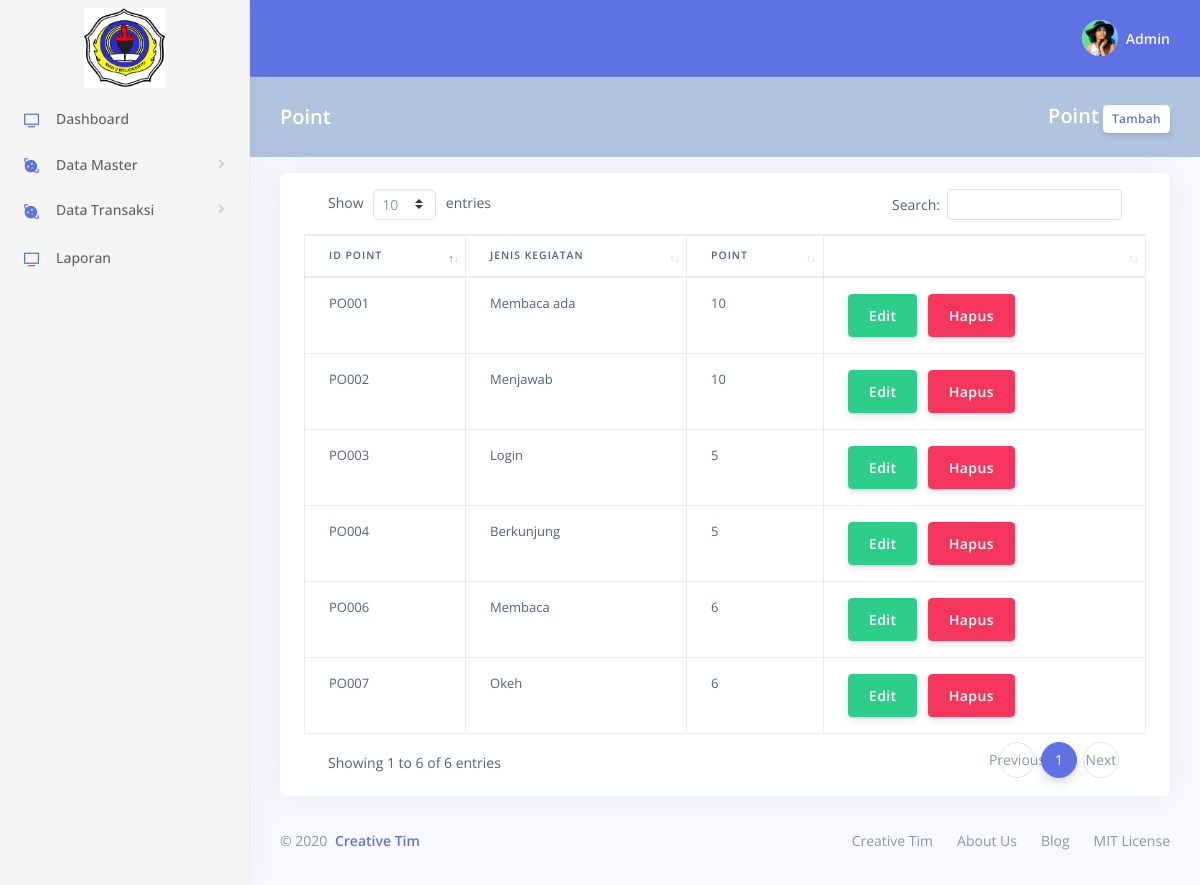
/admin/MPoint.php, run on an earlier commit of the app's database.
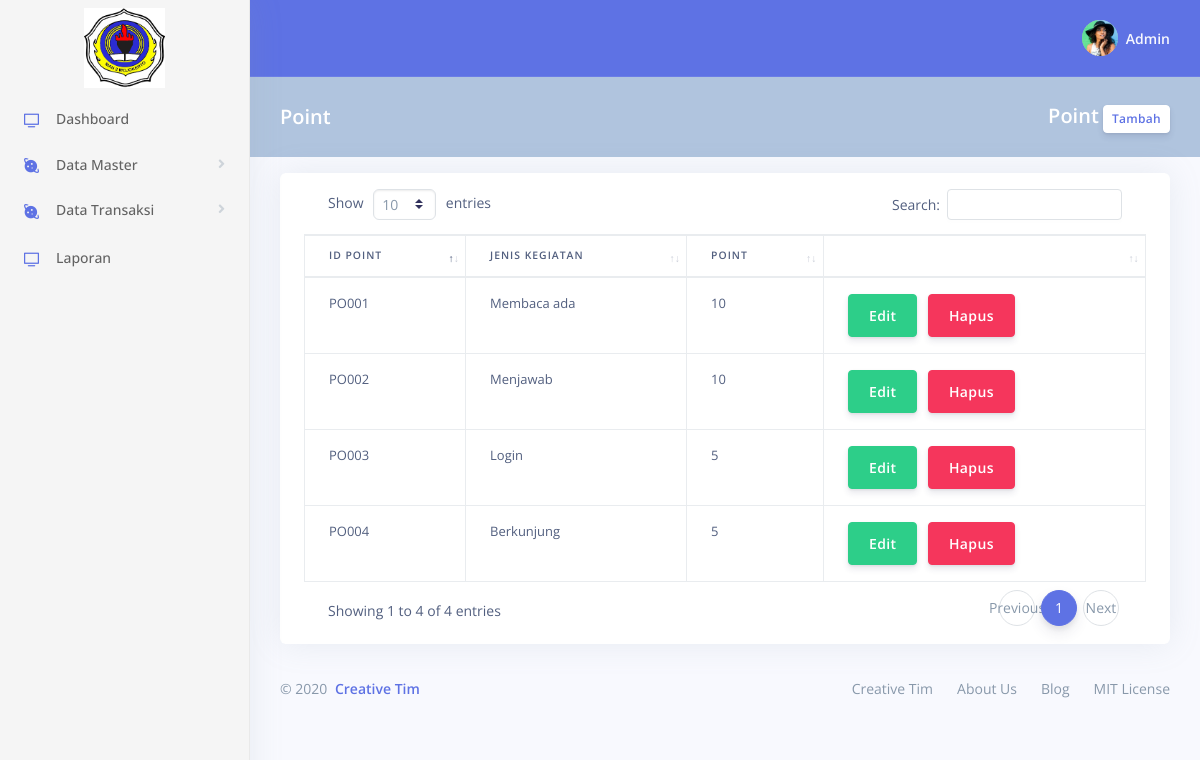
And on a later commit of the database.
### tables this page shows
CREATE TABLE `points` (
  `id_point` varchar(10) NOT NULL,
  `jenis_kegiatan` varchar(100) NOT NULL,
  `point` int(100) NOT NULL,
  `status` varchar(20) DEFAULT NULL
);

### admin/MPoint.php (the view, shortened to what this page needs)
<!DOCTYPE html>
<html>
<head>
	<?php include 'css-script.php'; ?>
</head>
<body>
	<?php include "sidebar.php"; ?>
	<div class="main-content" id="panel">
		<?php include "navbar.php"; ?>
		<div class="header bg-primary" style="background-color: #B0C4DE !important">
			<div class="container-fluid">
				<div class="header-body">
					<div class="row align-items-center py-4">
						<div class="col-lg-6 col-7">
							<h6 class="h2 text-white d-inline-block mb-0">Point</h6>
						</div>
						<div class="col-lg-6 col-5 text-right">
							<h6 class="h2 text-white d-inline-block mb-0">Point</h6>
							<a href="#" class="btn btn-sm btn-neutral" data-toggle="modal"
								data-target="#ModalTambah">Tambah</a>
						</div>
					</div>
				</div>
			</div>
		</div>
		<div class="container-fluid mt-3">
			<div class="row">
				<div class="col-xl-12 col-md-12">
					<div class="card card-stats">
						<div class="card-body table-responsive">
							<table id="myTable" class="table table-bordered">
								<thead>
									<tr>
										<th>Id point</th>
										<th>Jenis Kegiatan</th>
										<th>Point</th>
										<th></th>
									</tr>
								</thead>
								<tbody>
									<?php
					$query = mysqli_query($conn, "SELECT * from points");
					while ($row = mysqli_fetch_array($query)) {
					?>
									<tr>
										<td><?php echo $row['id_point'] ?></td>
										<td><?php echo $row['jenis_kegiatan'] ?></td>
										<td><?php echo $row['point'] ?></td>
										<td><button class="btn btn-success btnEdit" data-toggle="modal"
												data-target="#ModalEdit"
												data-id="<?php echo $row['id_point'] ?>">Edit</button>
												<button class="btn btn-danger btnHapus" data-toggle="modal"
												data-target="#ModalHapus"
												data-id="<?php echo $row['id_point'] ?>">Hapus</button></td>
									</tr>
									<?php } ?>
								</tbody>
							</table>
						</div>
					</div>
				</div>
			</div>
			<?php include "footer.php"; ?>
		</div>
	</div>
</body>
</html>

What changed in the data, as far as the page shows it:
removed points: id_point "PO006", jenis_kegiatan "Membaca", point "6"
removed points: id_point "PO007", jenis_kegiatan "Okeh", point "6"
Also different on the page:
text written by a page script: "Show entries Search: Showing 1 to 6 of 6 entries Previous 1 Next" → "Show entries Search: Showing 1 to 4 of 4 entries Previous 1 Next"
